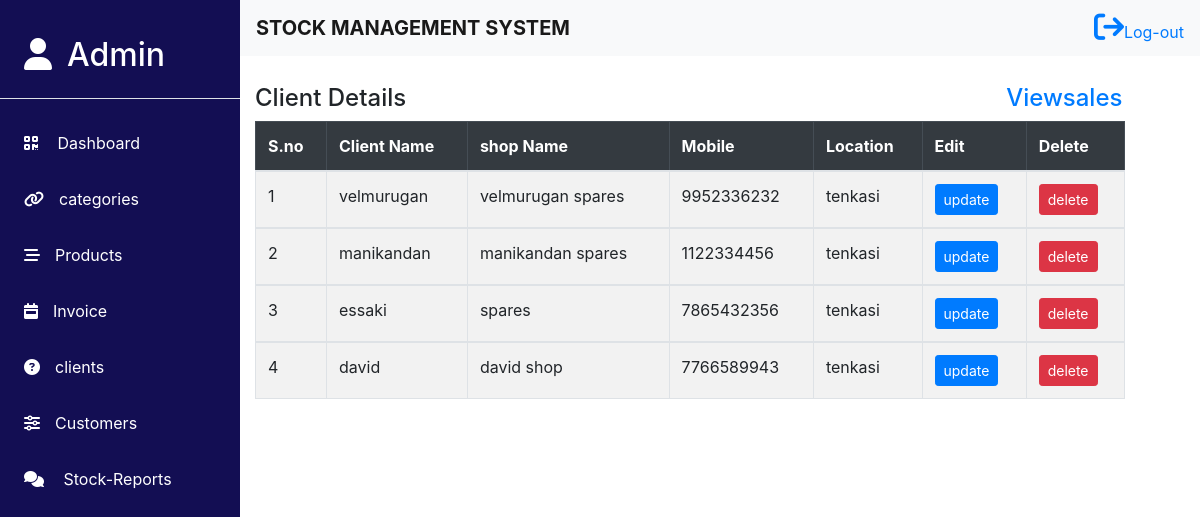
The app's page /client_Details/ with its own data.
### myapp/models.py (models this page shows)
class addClient(models.Model):
    client_name=models.CharField(max_length=50,null=False,blank=False)
    shop_name=models.CharField(max_length=50,null=False,blank=False)
    mobile=models.IntegerField(null=False,blank=False)
    location=models.CharField(max_length=50,null=False,blank=False)

### myapp/views.py (the view)
# urls.py: path('client_Details/',views.client_Details, name='client_Details'),
def client_Details(request):
  clientDetails=addClient.objects.all()
  return render(request,'clientdetails.html',{'clientdatails':clientDetails})

### templates/clientdetails.html
{% include 'navbar.html' %}
{% block content%}
<div class="dashboard-content c-d">
    <section class="add-con cd">
        <div class="container-fluid">
            <div class="row">
                <div class="col-12">
                          <div class="d-flex">
                            <h4>Client Details</h4>
                            <h4><a href="{% url 'clientsales_filter'%}" style="margin-left:600px;">Viewsales</a></h4>
                          </div>
                        <table class="table table-bordered table-striped">
                            <thead class="table-dark">
                              <tr>
                                <th scope="col">S.no</th>
                                <th scope="col">Client Name</th>
                                <th scope="col">shop Name</th>
                                <th scope="col">Mobile</th>
                                <th scope="col">Location</th>
                                <th scope="col">Edit</th>
                                <th scope="col">Delete</th>
                              </tr>
                            </thead>
                            {% for details in clientdatails%}
                            <tbody>
                              <tr>
                                <td>{{forloop.counter}}</td>
                                <td>{{details.client_name}}</td>
                                <td>{{details.shop_name}}</td>
                                <td>{{details.mobile}}</td>
                                <td>{{details.location}}</td>
                                <td>
                                  <a href="{% url 'update_client' details.id %}"><button  class="btn btn-primary btn-sm">update</button></a>
                                </td>
                                <td>
                                  <a href="{% url 'delete_client' details.id %}"><button class="btn btn-danger btn-sm">delete</button></a>
                                </td>
                              </tr>
                            </tbody>
                            {% endfor %}
                        </table>
                </div>
            </div>
        </div>
     </section>
</div>
{% endblock %}

### templates/navbar.html (shortened to what this page needs)
<!DOCTYPE html>
<html lang="en">
<head>
  {% load static %}
  <link rel="stylesheet" href="{% static 'css/dashboard.css' %}">
  <link rel="stylesheet" href="https://stackpath.bootstrapcdn.com/bootstrap/4.5.2/css/bootstrap.min.css">
  <link rel="stylesheet" href="https://cdnjs.cloudflare.com/ajax/libs/font-awesome/6.6.0/css/all.min.css" />
</head>
<body>
<nav class="navbar navbar-light bg-light justify-content-between fixed-top" id="nav">
  <a class="navbar-brand"><b>STOCK MANAGEMENT SYSTEM</b></a>
  <form class="form-inline">
    <a href="{% url 'logout' %}" ><i class="fas fa-sign-out logout"></i>Log-out</a>
  </form>
</nav>
{% load active_link_tags %}
<nav class=" d-md-block  sidebar" style="min-width:17vw;">
    <div class="sidebar-sticky">
      <ul class="nav flex-column">
          <li class="nav-item p-2 border-bottom " onclick="dropdown(0)">
            <a class="h2 nav-link text-white" href="#"><i class="fas fa-user"></i>Admin</a>
          </li>
          <li class="nav-item p-2 mt-3 {% active_link 'dashboard' 'active' %}">
            <a class="nav-link text-white" href="{% url 'dashboard' %} "><i class="fas fa-qrcode"></i>
              Dashboard
            </a>
          </li>
         <li class="nav-item p-2 {% active_link 'addcategories' 'active' %} {% active_link 'managecategories' 'active' %}" onclick="dropdown(1)">
          <a class="nav-link text-white" href="#"><i class="fas fa-link"></i>categories</a>
         </li>
        <li class="nav-item p-2 {% active_link 'addproducts' 'active' %} {% active_link 'manageproducts' 'active' %}" onclick="dropdown(2)">
          <a class="nav-link text-white" href="#"><i class="fas fa-stream"></i>Products</a>
        </li>
        <li class="nav-item p-2 {% active_link 'create_invoice' 'active' %} {% active_link 'manage_invoice' 'active' %} {% active_link 'search_invoice' 'active' %}"  onclick="dropdown(3)">
          <a class="nav-link text-white" href="#"><i class="fas fa-calendar-week"></i>Invoice</a>
        </li>
        <li class="nav-item p-2 {% active_link 'add_client' 'active' %} {% active_link 'client_Sales' 'active' %} {% active_link 'client_Details' 'active' %}" onclick="dropdown(4)">
          <a class="nav-link text-white" href="#"><i class="fas fa-question-circle"></i>clients</a>
        </li>
        <li class="nav-item p-2 {% active_link 'customer_Sales' 'active' %} {% active_link 'customermanage' 'active' %} " onclick="dropdown(5)">
          <a class="nav-link text-white" href="#"><i class="fas fa-sliders-h"></i>Customers</a>
        </li>
        <li class="nav-item p-2 {% active_link 'stock_Report' 'active' %}">
          <a class="nav-link text-white" href="{% url 'stock_Report' %}"><i class="fas fa-comments"></i>
            Stock-Reports
          </a>
        </li>
      </ul>
    </div>
</nav>
</body>
</html>

### static/css/dashboard.css (style rules this page uses)
* { margin:0; padding:0; box-sizing: border-box; }
.navbar { width:80vw; margin-left:20vw; }
.sidebar { width:20vw; height: 100vh; background-color: #343a40; color: white; padding-top: 20px; position:fixed; top:0px; background-color:hsl(244, 71%, 19%); }
.logout { font-size: 30px; }
.sidebar i { padding-right:15px; }
.dashboard-content { margin-left:20%; margin-top:7%; }
.c-d { margin-right: 5%; }
.cd { height:80vh; }

### records on screen
addClient: client_name "velmurugan", shop_name "velmurugan spares", mobile "9952336232", location "tenkasi"
addClient: client_name "manikandan", shop_name "manikandan spares", mobile "1122334456", location "tenkasi"
addClient: client_name "essaki", shop_name "spares", mobile "7865432356", location "tenkasi"
addClient: client_name "david", shop_name "david shop", mobile "7766589943", location "tenkasi"
